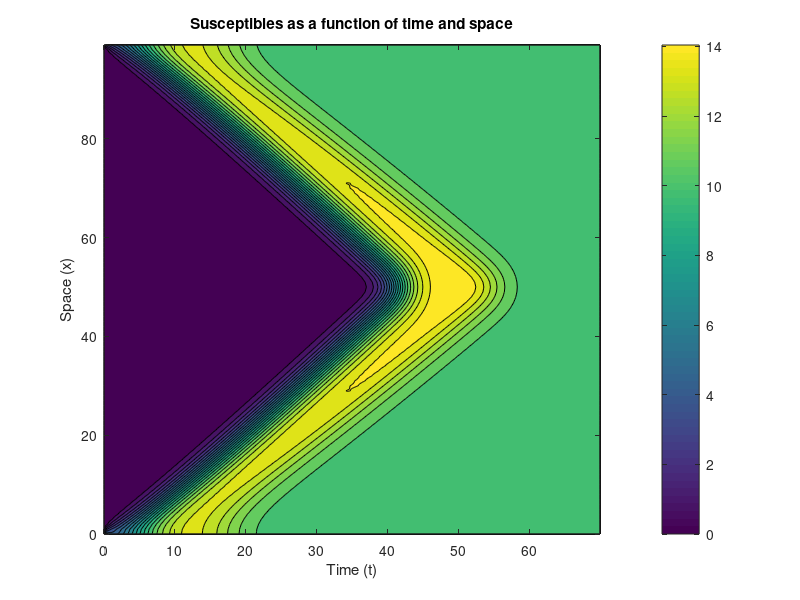
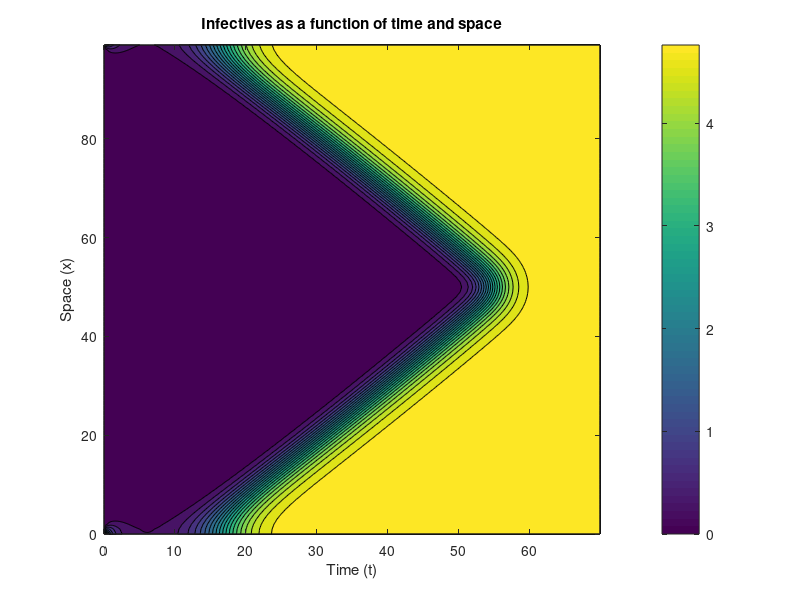

Write the MATLAB code that produced these figures, in order.
clc, clear all
N=100;
iterations=700;
S=zeros(N,iterations);
I=zeros(N,iterations);
a=0.1;
b=1;
c=0.5;
K=30;
D=1;
S(1,1)=b/a;
I(1,1)=(-b+a*b*K-a*c*K)/a;
deltat=0.1;
deltax=1;
for j=1:iterations-1
    for i=1:N
        if(i==1)
            S(i,j+1)=S(i,j)+deltat*(b*(I(i,j)+...
                S(i,j))-c*S(i,j)-S(i,j)*(I(i,j)+S(i,j))/K-a*S(i,j)*I(i,j)+D*(S(i+1,j)+S(N,j)-2*S(i,j))/deltax);
            I(i,j+1)=I(i,j)+deltat*(-c*I(i,j)-I(i,j)*(I(i,j)+S(i,j))/K+a*S(i,j)*I(i,j)...
                +D*(I(i+1,j)+I(N,j)-2*I(i,j))/deltax);
        elseif i==N
            S(i,j+1)=S(i,j)+deltat*(b*(I(i,j)+...
                S(i,j))-c*S(i,j)-S(i,j)*(I(i,j)+S(i,j))/K-a*S(i,j)*I(i,j)+D*(S(1,j)+S(i-1,j)-2*S(i,j))/deltax);
            I(i,j+1)=I(i,j)+deltat*(-c*I(i,j)-I(i,j)*(I(i,j)+S(i,j))/K+a*S(i,j)*I(i,j)...
                +D*(I(1,j)+I(i-1,j)-2*I(i,j))/deltax);
        else
            I(i,j+1)=I(i,j)+deltat*(-c*I(i,j)-I(i,j)*(I(i,j)+S(i,j))/K+a*S(i,j)*I(i,j)...
                +D*(I(i+1,j)+I(i-1,j)-2*I(i,j))/deltax);
            S(i,j+1)=S(i,j)+deltat*(b*(I(i,j)+...
                S(i,j))-c*S(i,j)-S(i,j)*(I(i,j)+S(i,j))/K-a*S(i,j)*I(i,j)+D*(S(i+1,j)+S(i-1,j)-2*S(i,j))/deltax);
        end
    end
end
X=0:deltat:iterations*deltat-deltat;
Y=0:deltax:N*deltax-deltax;
fig=figure(1);
contourf(X,Y,S,20)
colorbar
title('Susceptibles as a function of time and space')
xlabel('Time (t)')
ylabel('Space (x)')
tmp1=find(S(50,:)>2,1,'first');
tmp2=find(S(50,:)>4,1,'first');
tmp3=find(S(50,:)>6,1,'first');
wavespeed=(S(50,tmp1+1)-S(50,tmp1))/deltat
saveas(fig,'Susceptibles.png')
fig2=figure(2);
contourf(X,Y,I,20)
colorbar
title('Infectives as a function of time and space')
xlabel('Time (t)')
ylabel('Space (x)')
tmp1=find(S(50,:)>2,1,'first');
wavespeedInfectives=(S(50,tmp1+1)-S(50,tmp1))/deltat;
saveas(fig2,'Infectives.png')